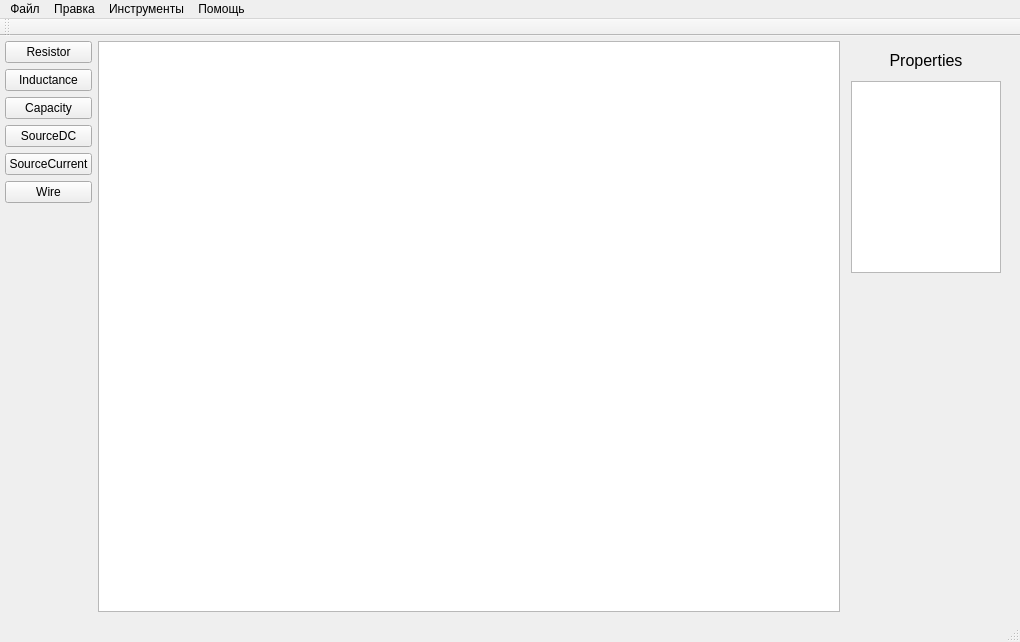
<?xml version="1.0" encoding="UTF-8"?>
<ui version="4.0">
 <class>MainWindow</class>
 <widget class="QMainWindow" name="MainWindow">
  <property name="geometry">
   <rect>
    <x>0</x>
    <y>0</y>
    <width>1020</width>
    <height>642</height>
   </rect>
  </property>
  <property name="windowTitle">
   <string>Scheme</string>
  </property>
  <widget class="QWidget" name="centralWidget">
   <widget class="QWidget" name="horizontalLayoutWidget">
    <property name="geometry">
     <rect>
      <x>0</x>
      <y>0</y>
      <width>1011</width>
      <height>581</height>
     </rect>
    </property>
    <layout class="QHBoxLayout" name="horizontalLayout">
     <property name="margin">
      <number>5</number>
     </property>
     <item>
      <layout class="QVBoxLayout" name="verticalLayout">
       <item>
        <widget class="QPushButton" name="pushButton_2">
         <property name="text">
          <string>Resistor</string>
         </property>
        </widget>
       </item>
       <item>
        <widget class="QPushButton" name="pushButton_3">
         <property name="text">
          <string>Inductance</string>
         </property>
        </widget>
       </item>
       <item>
        <widget class="QPushButton" name="pushButton_4">
         <property name="text">
          <string>Capacity</string>
         </property>
        </widget>
       </item>
       <item>
        <widget class="QPushButton" name="pushButton">
         <property name="text">
          <string>SourceDC</string>
         </property>
        </widget>
       </item>
       <item>
        <widget class="QPushButton" name="pushButton_5">
         <property name="text">
          <string>SourceCurrent</string>
         </property>
        </widget>
       </item>
       <item>
        <widget class="QPushButton" name="pushButton_6">
         <property name="text">
          <string>Wire</string>
         </property>
        </widget>
       </item>
       <item>
        <spacer name="verticalSpacer">
         <property name="orientation">
          <enum>Qt::Vertical</enum>
         </property>
         <property name="sizeHint" stdset="0">
          <size>
           <width>20</width>
           <height>40</height>
          </size>
         </property>
        </spacer>
       </item>
      </layout>
     </item>
     <item>
      <widget class="QGraphicsView" name="graphicsView"/>
     </item>
     <item>
      <layout class="QVBoxLayout" name="verticalLayout_3">
       <property name="margin">
        <number>5</number>
       </property>
       <item>
        <layout class="QVBoxLayout" name="verticalLayout_4">
         <property name="margin">
          <number>5</number>
         </property>
         <item>
          <widget class="QLabel" name="label">
           <property name="font">
            <font>
             <pointsize>12</pointsize>
            </font>
           </property>
           <property name="layoutDirection">
            <enum>Qt::LeftToRight</enum>
           </property>
           <property name="text">
            <string>Properties</string>
           </property>
           <property name="alignment">
            <set>Qt::AlignCenter</set>
           </property>
          </widget>
         </item>
        </layout>
       </item>
       <item>
        <widget class="QListWidget" name="listWidget">
         <property name="sizePolicy">
          <sizepolicy hsizetype="Minimum" vsizetype="Minimum">
           <horstretch>0</horstretch>
           <verstretch>0</verstretch>
          </sizepolicy>
         </property>
         <property name="maximumSize">
          <size>
           <width>150</width>
           <height>16777215</height>
          </size>
         </property>
        </widget>
       </item>
       <item>
        <spacer name="verticalSpacer_2">
         <property name="orientation">
          <enum>Qt::Vertical</enum>
         </property>
         <property name="sizeHint" stdset="0">
          <size>
           <width>20</width>
           <height>40</height>
          </size>
         </property>
        </spacer>
       </item>
      </layout>
     </item>
    </layout>
   </widget>
  </widget>
  <widget class="QMenuBar" name="menuBar">
   <property name="geometry">
    <rect>
     <x>0</x>
     <y>0</y>
     <width>1020</width>
     <height>21</height>
    </rect>
   </property>
   <widget class="QMenu" name="menu">
    <property name="title">
     <string>Файл</string>
    </property>
    <addaction name="openAction"/>
    <addaction name="createAction"/>
    <addaction name="separator"/>
    <addaction name="saveAction"/>
    <addaction name="saveAsAction"/>
    <addaction name="separator"/>
    <addaction name="exitAction"/>
   </widget>
   <widget class="QMenu" name="menu_2">
    <property name="title">
     <string>Правка</string>
    </property>
   </widget>
   <widget class="QMenu" name="menu_3">
    <property name="title">
     <string>Помощь</string>
    </property>
    <addaction name="aboutAction"/>
   </widget>
   <widget class="QMenu" name="menu_4">
    <property name="title">
     <string>Инструменты</string>
    </property>
    <widget class="QMenu" name="menu_5">
     <property name="title">
      <string>Расчет</string>
     </property>
     <addaction name="mnpAction"/>
     <addaction name="mccAction"/>
     <addaction name="mkeAction"/>
    </widget>
    <addaction name="menu_5"/>
   </widget>
   <addaction name="menu"/>
   <addaction name="menu_2"/>
   <addaction name="menu_4"/>
   <addaction name="menu_3"/>
  </widget>
  <widget class="QToolBar" name="mainToolBar">
   <attribute name="toolBarArea">
    <enum>TopToolBarArea</enum>
   </attribute>
   <attribute name="toolBarBreak">
    <bool>false</bool>
   </attribute>
  </widget>
  <widget class="QStatusBar" name="statusBar"/>
  <action name="openAction">
   <property name="text">
    <string>Открыть файл</string>
   </property>
  </action>
  <action name="createAction">
   <property name="text">
    <string>Создать</string>
   </property>
  </action>
  <action name="saveAction">
   <property name="text">
    <string>Сохранить</string>
   </property>
  </action>
  <action name="saveAsAction">
   <property name="text">
    <string>Сохранить как</string>
   </property>
  </action>
  <action name="exitAction">
   <property name="text">
    <string>Выход</string>
   </property>
  </action>
  <action name="aboutAction">
   <property name="text">
    <string>О программе</string>
   </property>
  </action>
  <action name="mnpAction">
   <property name="text">
    <string>Метод узловых потенциалов</string>
   </property>
  </action>
  <action name="mccAction">
   <property name="text">
    <string>Метод контурных токов</string>
   </property>
  </action>
  <action name="mkeAction">
   <property name="text">
    <string>Метод уравнений Кирхгофа</string>
   </property>
  </action>
 </widget>
 <layoutdefault spacing="6" margin="11"/>
 <resources/>
 <connections/>
</ui>
